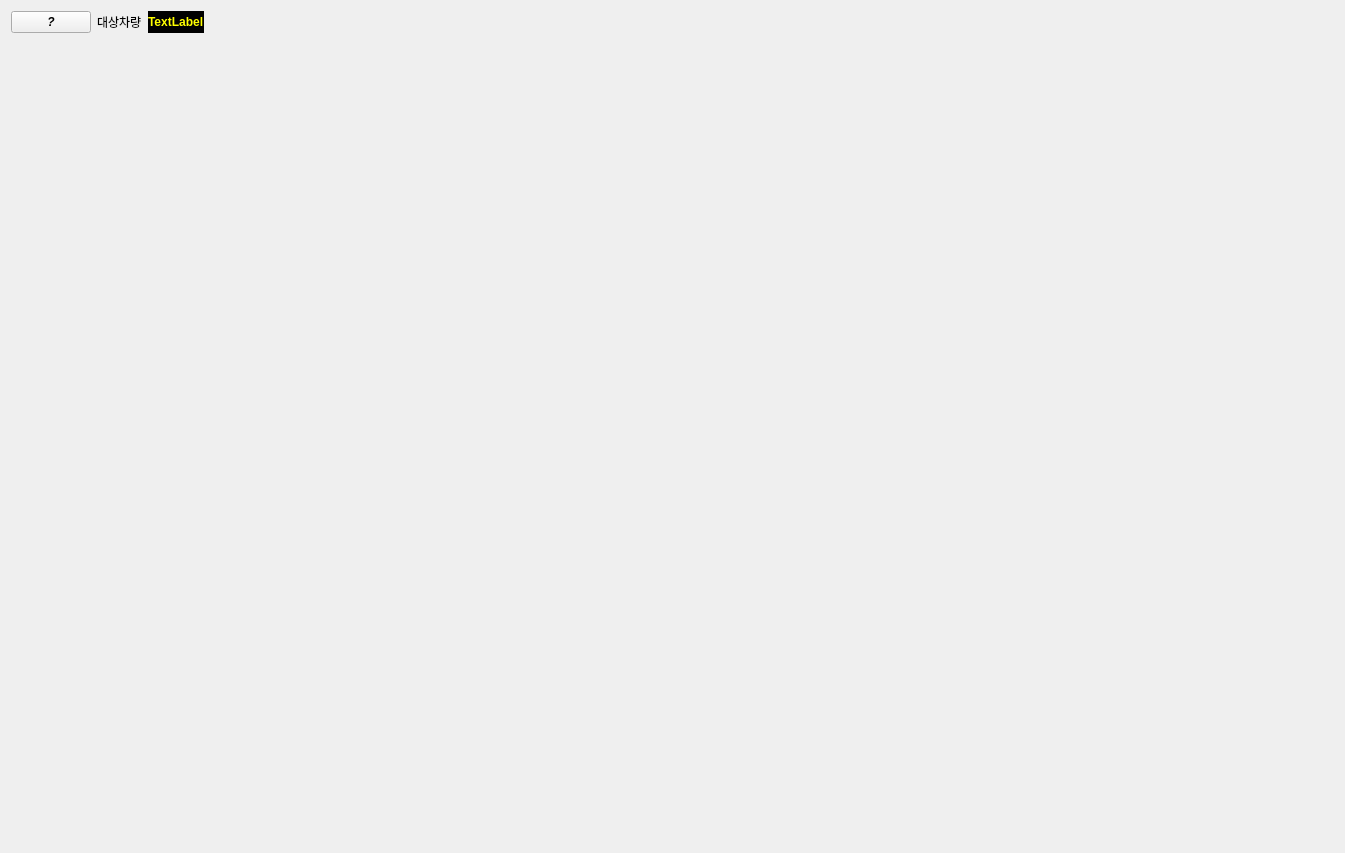
<?xml version="1.0" encoding="UTF-8"?>
<ui version="4.0">
 <class>Tab_App</class>
 <widget class="QWidget" name="Tab_App">
  <property name="geometry">
   <rect>
    <x>0</x>
    <y>0</y>
    <width>1345</width>
    <height>853</height>
   </rect>
  </property>
  <property name="windowTitle">
   <string>Form</string>
  </property>
  <layout class="QVBoxLayout" name="verticalLayout">
   <item>
    <widget class="QFrame" name="frame_info">
     <property name="sizePolicy">
      <sizepolicy hsizetype="Preferred" vsizetype="Fixed">
       <horstretch>0</horstretch>
       <verstretch>0</verstretch>
      </sizepolicy>
     </property>
     <property name="frameShape">
      <enum>QFrame::NoFrame</enum>
     </property>
     <property name="frameShadow">
      <enum>QFrame::Raised</enum>
     </property>
     <layout class="QHBoxLayout" name="horizontalLayout">
      <property name="leftMargin">
       <number>0</number>
      </property>
      <property name="topMargin">
       <number>0</number>
      </property>
      <property name="rightMargin">
       <number>0</number>
      </property>
      <property name="bottomMargin">
       <number>0</number>
      </property>
      <item>
       <widget class="QPushButton" name="pb_info">
        <property name="sizePolicy">
         <sizepolicy hsizetype="Fixed" vsizetype="Fixed">
          <horstretch>0</horstretch>
          <verstretch>0</verstretch>
         </sizepolicy>
        </property>
        <property name="font">
         <font>
          <italic>true</italic>
          <bold>true</bold>
         </font>
        </property>
        <property name="text">
         <string>?</string>
        </property>
       </widget>
      </item>
      <item>
       <widget class="QLabel" name="label_list">
        <property name="text">
         <string>대상차량</string>
        </property>
       </widget>
      </item>
      <item>
       <widget class="QLabel" name="label_target">
        <property name="font">
         <font>
          <bold>true</bold>
         </font>
        </property>
        <property name="styleSheet">
         <string notr="true">background-color:black;color:yellow;</string>
        </property>
        <property name="text">
         <string>TextLabel</string>
        </property>
       </widget>
      </item>
      <item>
       <spacer name="horizontalSpacer">
        <property name="orientation">
         <enum>Qt::Horizontal</enum>
        </property>
        <property name="sizeHint" stdset="0">
         <size>
          <width>1238</width>
          <height>20</height>
         </size>
        </property>
       </spacer>
      </item>
     </layout>
    </widget>
   </item>
   <item>
    <widget class="Wid_Search_for" name="Wid_Search_for" native="true">
     <property name="sizePolicy">
      <sizepolicy hsizetype="Preferred" vsizetype="Fixed">
       <horstretch>0</horstretch>
       <verstretch>0</verstretch>
      </sizepolicy>
     </property>
    </widget>
   </item>
   <item>
    <widget class="Wid_Table_for_샘플관리_완료" name="Wid_Table" native="true"/>
   </item>
  </layout>
 </widget>
 <customwidgets>
  <customwidget>
   <class>Wid_Search_for</class>
   <extends>QWidget</extends>
   <header>modules.PyQt.Tabs.샘플관리.components.Wid_search_for_완료</header>
   <container>1</container>
  </customwidget>
  <customwidget>
   <class>Wid_Table_for_샘플관리_완료</class>
   <extends>QWidget</extends>
   <header>modules.PyQt.Tabs.샘플관리.tables.table_샘플관리_완료</header>
   <container>1</container>
  </customwidget>
 </customwidgets>
 <resources/>
 <connections/>
</ui>
